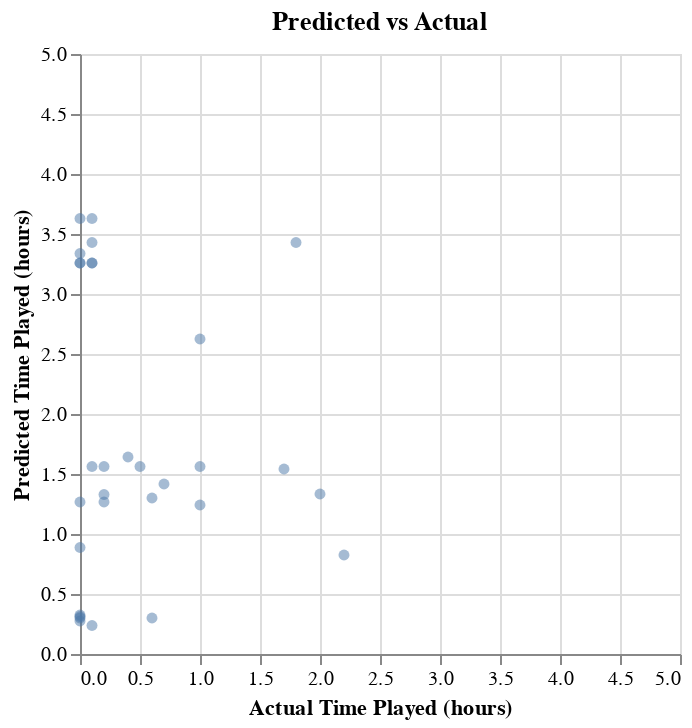

Notebook cell for this chart:
### Code cell
restricted_predicted_vs_actual_chart = (
    alt.Chart(predicted_vs_actual)
    .transform_filter("(datum.actual <= 5) && (datum.predicted <= 5)")
    .mark_circle(opacity=0.5)
    .encode(
        x=alt.X("actual:Q", title='Actual Time Played (hours)',
                scale=alt.Scale(domain=[0,5])),
        y=alt.Y("predicted:Q", title="Predicted Time Played (hours)",
                scale=alt.Scale(domain=[0,5]))
    )
    .properties(
        title="Predicted vs Actual",
        width=300,
        height=300
    )
)

restricted_predicted_vs_actual_chart

### Figure 1 — Vega-Lite specification as saved in the notebook (floating-point values rounded to 4 significant figures)
{"config": {"view": {"continuousWidth": 300, "continuousHeight": 300}}, "data": {"name": "data-9f2871f71a8a72f564c335a9d4760b15"}, "mark": {"type": "circle", "opacity": 0.5}, "encoding": {"x": {"field": "actual", "scale": {"domain": [0, 5]}, "title": "Actual Time Played (hours)", "type": "quantitative"}, "y": {"field": "predicted", "scale": {"domain": [0, 5]}, "title": "Predicted Time Played (hours)", "type": "quantitative"}}, "height": 300, "title": "Predicted vs Actual", "transform": [{"filter": "(datum.actual <= 5) && (datum.predicted <= 5)"}], "width": 300, "$schema": "https://vega.github.io/schema/vega-lite/v5.20.1.json", "datasets": {"data-9f2871f71a8a72f564c335a9d4760b15": [{"actual": 0.7, "predicted": 8.854}, {"actual": 178.2, "predicted": 18.82}, {"actual": 0.1, "predicted": 3.629}, {"actual": 0.6, "predicted": 18.68}, {"actual": 0.2, "predicted": 1.562}, {"actual": 0.0, "predicted": 0.275}, {"actual": 0.0, "predicted": 18.82}, {"actual": 7.1, "predicted": 1.35}, {"actual": 0.0, "predicted": 7.271}, {"actual": 32.0, "predicted": 3.225}, {"actual": 0.4, "predicted": 7.271}, {"actual": 0.1, "predicted": 3.258}, {"actual": 0.7, "predicted": 1.417}, {"actual": 1.7, "predicted": 1.542}, {"actual": 0.2, "predicted": 1.267}, {"actual": 0.0, "predicted": 3.629}, {"actual": 1.0, "predicted": 7.458}, {"actual": 0.1, "predicted": 3.429}, {"actual": 0.0, "predicted": 7.458}, {"actual": 53.9, "predicted": 3.258}, {"actual": 0.0, "predicted": 18.68}, {"actual": 1.0, "predicted": 1.242}, {"actual": 0.1, "predicted": 0.2375}, {"actual": 1.0, "predicted": 1.562}, {"actual": 48.4, "predicted": 7.279}, {"actual": 0.0, "predicted": 1.267}, {"actual": 0.6, "predicted": 0.3}, {"actual": 0.1, "predicted": 1.562}, {"actual": 0.4, "predicted": 1.642}, {"actual": 0.0, "predicted": 0.3125}, {"actual": 4.0, "predicted": 18.69}, {"actual": 0.6, "predicted": 1.3}, {"actual": 0.0, "predicted": 18.68}, {"actual": 1.8, "predicted": 3.429}, {"actual": 2.9, "predicted": 9.508}, {"actual": 0.0, "predicted": 0.325}, {"actual": 0.0, "predicted": 0.3}, {"actual": 0.0, "predicted": 3.338}, {"actual": 0.0, "predicted": 3.258}, {"actual": 0.1, "predicted": 3.258}, {"actual": 0.1, "predicted": 19.37}, {"actual": 0.2, "predicted": 1.329}, {"actual": 1.0, "predicted": 2.625}, {"actual": 0.5, "predicted": 1.562}, {"actual": 5.6, "predicted": 18.68}, {"actual": 2.2, "predicted": 0.825}, {"actual": 2.0, "predicted": 1.333}, {"actual": 0.0, "predicted": 0.8875}, {"actual": 0.0, "predicted": 3.258}]}}
